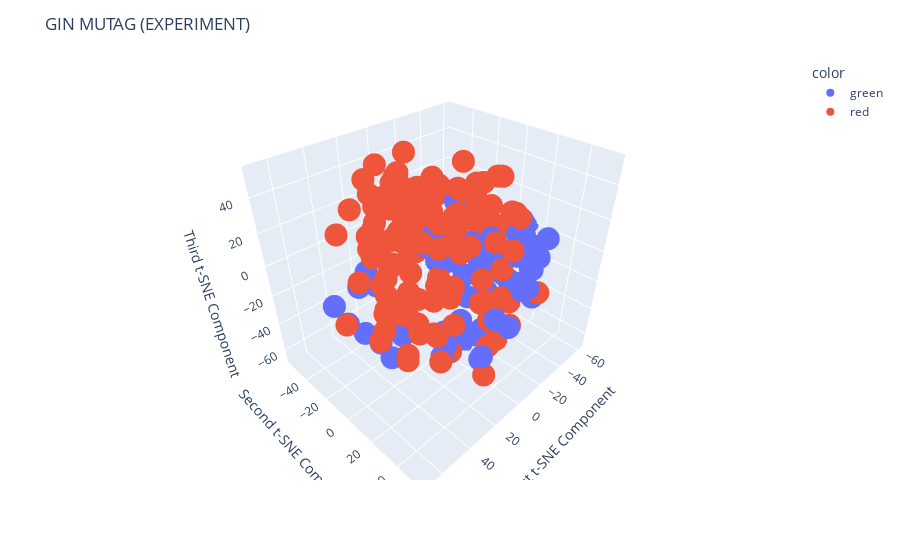

Notebook code for this chart:
### Code cell
tsne = TSNE(n_components=3, random_state=42)
X_tsne = tsne.fit_transform(np.array(expe_embs))
# Create a 3D scatter plot
fig = px.scatter_3d(
    x=X_tsne[:, 0], 
    y=X_tsne[:, 1], 
    z=X_tsne[:, 2],
    color=['red' if label else 'green' for label in ys]
)

# Update layout for 3D plot
fig.update_layout(
    title="GIN MUTAG (EXPERIMENT)",
    scene=dict(
        xaxis_title="First t-SNE Component",
        yaxis_title="Second t-SNE Component",
        zaxis_title="Third t-SNE Component"
    )
)

fig.show()
